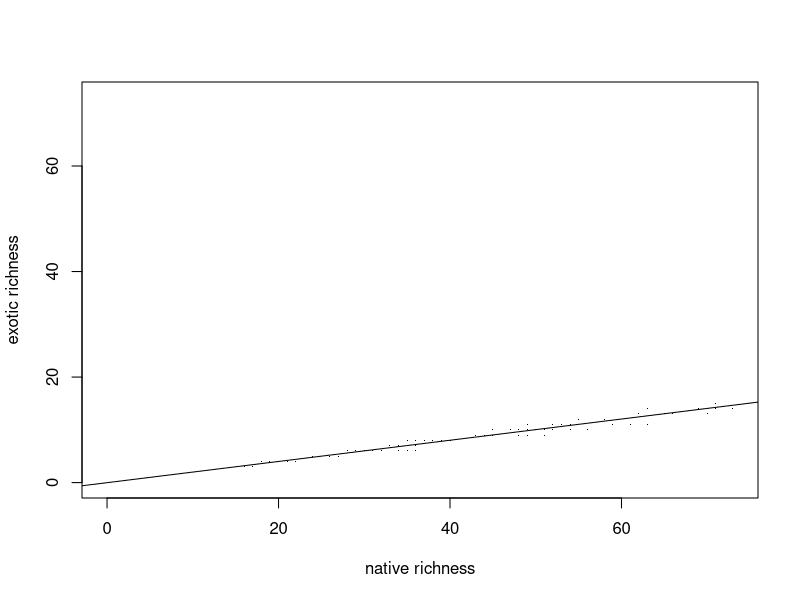
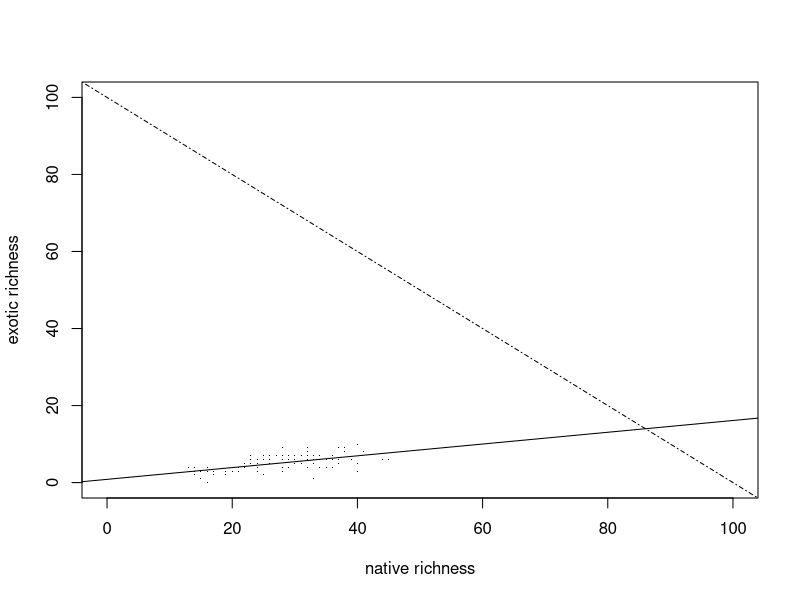
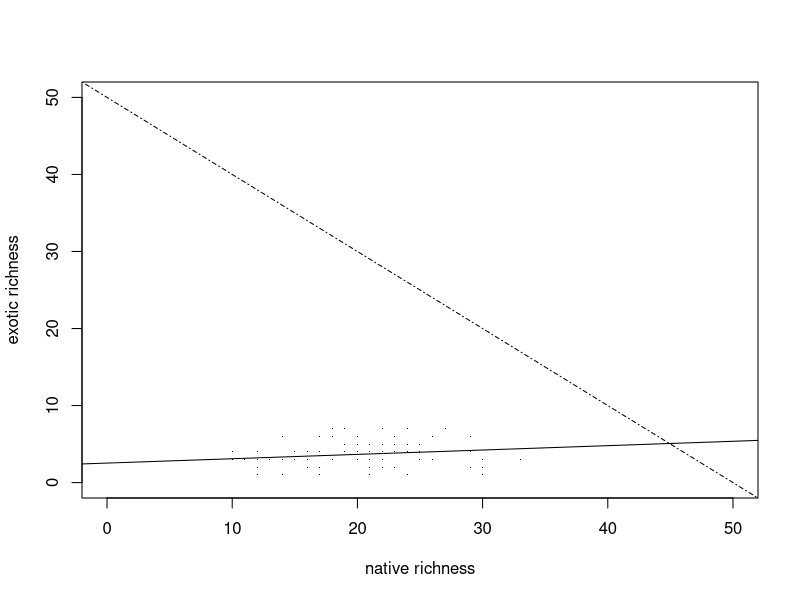
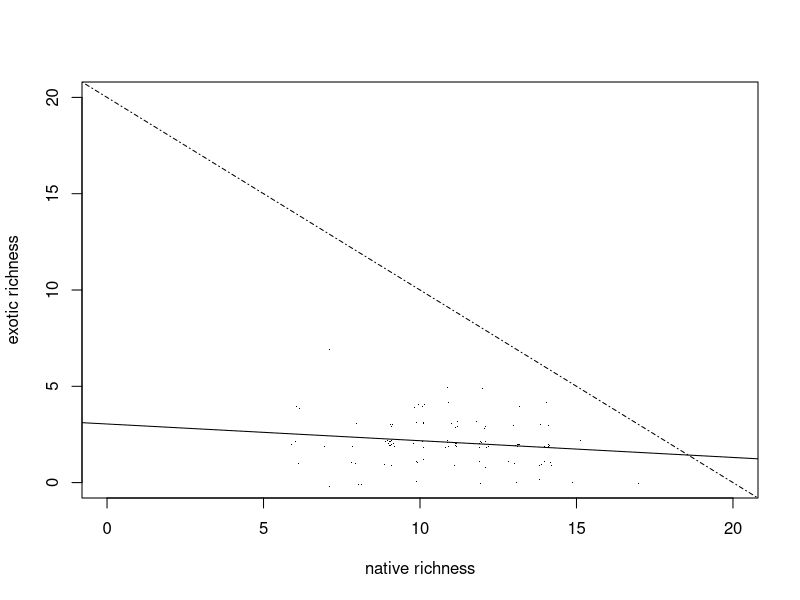
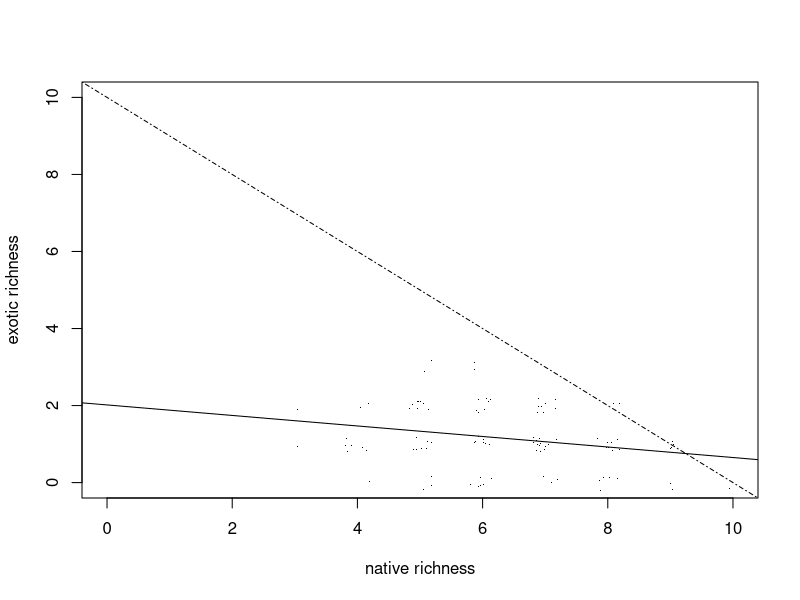
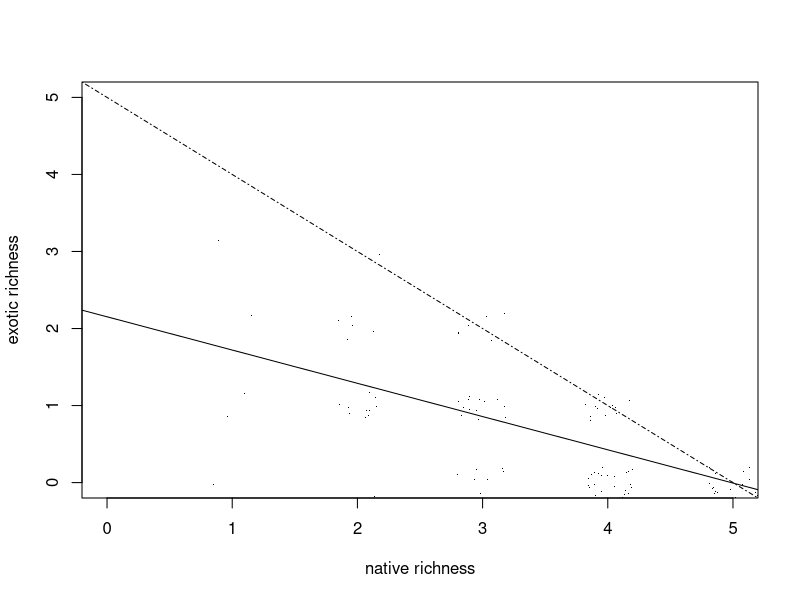

Source code (R) for these figures, in order:
## null models and spatial distributions
## read in Emily's data from github
setwd("Week-10/")
 sp.ct <-   read.csv(file="speciescounts.csv")
 site.gr <- read.csv(file="site_groupings.csv")

head(sp.ct)
  ##  Site Quadrat                 Species Count Origin
  ## 1 B1GH       1        Asarum canadense     2      N
  ## 2 B1GH       2  Dryopteris camyloptera     1      N
head(site.gr)
  ## Site    River Elevation
  ## 1 B1GH Ballston riverbank
  ## 2 B1GL Ballston riverbank


#####=========================================================================================
## from Fridley 2004 code ########
#####=========================================================================================

##Simulation of native-exotic richness relationship in randomly constructed communities

#Sampled with different sample sizes

#Written for SPlus 6.0



#Jason D. Fridley

#CB 3280, Coker Hall

#University of North Carolina at Chapel Hill

#Chapel Hill, NC 27312

#phone 919.962.6934

#fridley@unc.edu

##########################################################
#Parameters  												  
##########################################################

reps<- 100			
#number of replicates for each sample size

samps <- c(5,10,20,50,100,800)	
#sample sizes, in number of represented individuals

pool.range <- c(20,100)		
#range of species richness of total species pool (includes natives, exotics, and "bare spaces")

NEprop<- c(.75,.15,.1)		
#proportion of, respectively, natives, exotics, and bare spaces in pool (totals to 1)

##########################################################

#Output holding array:

#	row 1 is native richness
#	row 2 is exotic richness
#	columns are sample sizes
#	3rd dimension is replicates, of length [reps]

output_array<- array(data = 0, dim = c(2,length(samps), reps))
## output_array(0,dim=c(2,length(samps),reps))

## output_array<- matrix(data=0,nrow=dim(2,length(samps))),ncol=length(reps))

tot.pool<- round(runif(reps,pool.range[1],pool.range[2]))	
#randomly generate [reps]-length vector of total pool sizes


#LOOP over replicates
for (j in 1:reps){
  #determine pool composition for replicate 
  natives <- paste("N",c(1:round(NEprop[1]*tot.pool[j])))	#list of native species  
  exotics <-paste("E",c(1:round(NEprop[2]*tot.pool[j])))	#list of exotic species
  zeros <- paste("Z",c(1:round(NEprop[3]*tot.pool[j])))	#list of free spaces  
  allspp <- c(natives,exotics,zeros)				#list of all species and blanks
    
  #randomly construct simulated community
  ind.vec <- floor(rlnorm(length(allspp),8,1))		
  #create list of abundances for each species, from lognormal abundance distribution 
  comm <- rep(allspp[1],ind.vec[1])				
  #populate first species in pool with its associated abundance
  
  for(i in 2:length(allspp)) {				#loop over all remaining species    
    comm <- c(comm,rep(allspp[i],ind.vec[i]))		
    #populate remaining species with associated abundances   
  }		#close loop
  
    
  #sample community using different sample sizes
  for(i in 1:length(samps)) {						
    #LOOP for different sample sizes
    rs <- sample(comm,samps[i])					#draw randomly from community pool of individuals with given sample size
    output_array[1,i,j] <- length(unique(rs[is.element(rs,natives)]))	#total richness of natives in the sample
    output_array[2,i,j] <- length(unique(rs[is.element(rs,exotics)]))	#total richness of exotics in the sample    
  }	#end sample size loop	
  
}		#end replicate loop


##########################################################
#Graphical output
##########################################################

#Plot native-exotic richness relationship of largest sampling size
plot(output_array[1,6,],output_array[2,6,],pch=".",xlab="native richness",ylab="exotic richness",
     xlim=c(0,max(output_array[1:2,6,])),ylim=c(0,max(output_array[1:2,6,])))
abline(lsfit(output_array[1,6,],output_array[2,6,]))		#least-squares regression line


#Plot native-exotic richness relationship of next smallest sampling size
plot(output_array[1,5,],output_array[2,5,],pch=".",xlab="native richness",ylab="exotic richness",
     xlim=c(0,samps[5]),ylim=c(0,samps[5]))
abline(lsfit(output_array[1,5,],output_array[2,5,]))		#least-squares regression line
abline(samps[5],-1,lty=4)				#data constraint envelope, based on sample size


#Plot native-exotic richness relationship of next smallest sampling size
plot(output_array[1,4,],output_array[2,4,],pch=".",xlab="native richness",ylab="exotic richness",
     xlim=c(0,samps[4]),ylim=c(0,samps[4]))
abline(lsfit(output_array[1,4,],output_array[2,4,]))		#least-squares regression line
abline(samps[4],-1,lty=4)				#data constraint envelope, based on sample size


#Plot native-exotic richness relationship of next smallest sampling size
plot(jitter(output_array[1,3,]),jitter(output_array[2,3,]),pch=".",xlab="native richness",ylab="exotic richness",
     xlim=c(0,samps[3]),ylim=c(0,samps[3]))
abline(lsfit(output_array[1,3,],output_array[2,3,]))		#least-squares regression line
abline(samps[3],-1,lty=4)				#data constraint envelope, based on sample size


#Plot native-exotic richness relationship of next smallest sampling size
plot(jitter(output_array[1,2,]),jitter(output_array[2,2,]),pch=".",xlab="native richness",ylab="exotic richness",
     xlim=c(0,samps[2]),ylim=c(0,samps[2]))
abline(lsfit(output_array[1,2,],output_array[2,2,]))		#least-squares regression line
abline(samps[2],-1,lty=4)				#data constraint envelope, based on sample size


#Plot native-exotic richness relationship of next smallest sampling size
plot(jitter(output_array[1,1,]),jitter(output_array[2,1,]),pch=".",xlab="native richness",ylab="exotic richness",
     xlim=c(0,samps[1]),ylim=c(0,samps[1]))
abline(lsfit(output_array[1,1,],output_array[2,1,]))		#least-squares regression line
abline(samps[1],-1,lty=4)				#data constraint envelope, based on sample size

######
#####=========================================================================================




############## Now playing with Emily I's dataset ############################################





